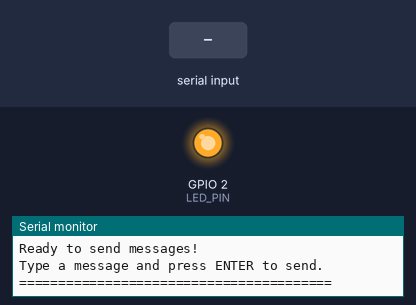
This sketch was run on a simulated ESP32. Parts: output pins drawn as LEDs (lit = HIGH), the last lines printed to the serial monitor. Dashed ring = blinking. The test bench sets the inputs (shaded band). No radio packets arrive unless stated.

Above: at 1.1 s.
At 3.4 s:
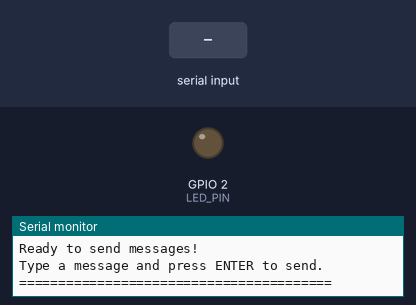
3.5 s: "1\n" received over Serial
At 3.67 s:
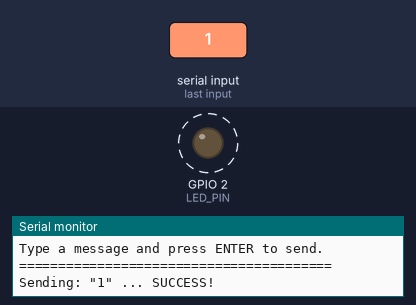
Timing chart, 0 to 6.5 s (numbered marks = the images above; inputs shaded):
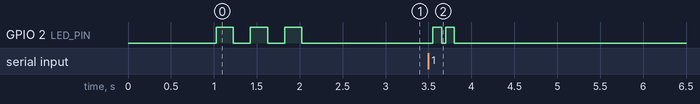

The sketch:

sender_esp32.ino
```cpp
// ===================================================
// NRF24L01 SENDER - ESP32
// ===================================================
// This ESP32 receives commands via Serial and sends them
// to the receiver ESP32 via NRF24L01
//
// Wiring for NRF24L01:
// CE:   GPIO 21
// CSN:  GPIO 22
// SCK:  GPIO 18
// MOSI: GPIO 23
// MISO: GPIO 19
// VCC:  3.3V
// GND:  GND
// ===================================================

#include <SPI.h>
#include <RF24.h>

// Pin definitions
#define CE_PIN 21
#define CSN_PIN 22
#define LED_PIN 2 // Built-in LED

// Initialize NRF24L01
RF24 radio(CE_PIN, CSN_PIN);

// Communication address (must match receiver)
const byte address[6] = "00001";

// Message buffer
char message[32];
int messageIndex = 0;

void setup()
{
  // Initialize Serial
  Serial.begin(115200);
  delay(1000);

  // Clear serial buffer
  while (Serial.available())
    Serial.read();

  Serial.println("\n========================================");
  Serial.println("NRF24L01 SENDER - ESP32");
  Serial.println("========================================");

  // Initialize built-in LED
  pinMode(LED_PIN, OUTPUT);
  digitalWrite(LED_PIN, LOW);

  // Initialize SPI
  SPI.begin();

  // Initialize radio
  if (!radio.begin())
  {
    Serial.println("ERROR: NRF24L01 not detected!");
    Serial.println("Check wiring and connections.");
    while (1)
    {
      // Blink LED rapidly to indicate error
      digitalWrite(LED_PIN, HIGH);
      delay(100);
      digitalWrite(LED_PIN, LOW);
      delay(100);
    }
  }

  Serial.println("NRF24L01 initialized successfully!");

  // Configure radio
  radio.openWritingPipe(address);
  radio.setPALevel(RF24_PA_LOW); // Set power level (LOW, HIGH, MAX)
  radio.setDataRate(RF24_1MBPS); // Set data rate
  radio.setChannel(108);         // Set channel (0-125)
  radio.stopListening();         // Put in TX mode

  Serial.println("Radio configuration:");
  Serial.println("  - Mode: TRANSMITTER");
  Serial.println("  - Channel: 108");
  Serial.println("  - Data Rate: 1Mbps");
  Serial.println("  - Power: LOW");
  Serial.println();
  Serial.println("Ready to send messages!");
  Serial.println("Type a message and press ENTER to send.");
  Serial.println("========================================\n");

  // Blink LED 3 times to indicate ready
  for (int i = 0; i < 3; i++)
  {
    digitalWrite(LED_PIN, HIGH);
    delay(200);
    digitalWrite(LED_PIN, LOW);
    delay(200);
  }
}

void loop()
{
  // Check for serial input
  while (Serial.available() > 0)
  {
    char c = Serial.read();

    // If newline or carriage return, send the message
    if (c == '\n' || c == '\r')
    {
      if (messageIndex > 0)
      {
        // Null-terminate the string
        message[messageIndex] = '\0';

        // Send the message
        sendMessage(message);

        // Reset buffer
        messageIndex = 0;
        memset(message, 0, sizeof(message));
      }
    }
    // Add character to buffer (max 31 chars + null terminator)
    else if (messageIndex < 31)
    {
      message[messageIndex++] = c;
    }
  }
}

void sendMessage(const char *msg)
{
  Serial.print("Sending: \"");
  Serial.print(msg);
  Serial.print("\" ... ");

  // Blink LED while sending
  digitalWrite(LED_PIN, HIGH);

  // Send the message
  bool success = radio.write(msg, strlen(msg) + 1);

  digitalWrite(LED_PIN, LOW);

  if (success)
  {
    Serial.println("SUCCESS!");

    // Quick double blink to indicate success
    delay(50);
    digitalWrite(LED_PIN, HIGH);
    delay(100);
    digitalWrite(LED_PIN, LOW);
    delay(50);
    digitalWrite(LED_PIN, HIGH);
    delay(100);
    digitalWrite(LED_PIN, LOW);
  }
  else
  {
    Serial.println("FAILED!");
    Serial.println("Check receiver connection.");

    // Long blink to indicate failure
    digitalWrite(LED_PIN, HIGH);
    delay(500);
    digitalWrite(LED_PIN, LOW);
  }

  Serial.println();
}

// Function to send test message
void sendTestMessage()
{
  const char *testMsg = "TEST";
  Serial.println("Sending test message...");
  sendMessage(testMsg);
}
```

Measured:
- after the input at 3.5 s, GPIO 2 (LED_PIN): alternates HIGH for 0.10 s and LOW for 0.05 s, 4 changes in all, then stays LOW, starting after 0.05 s
